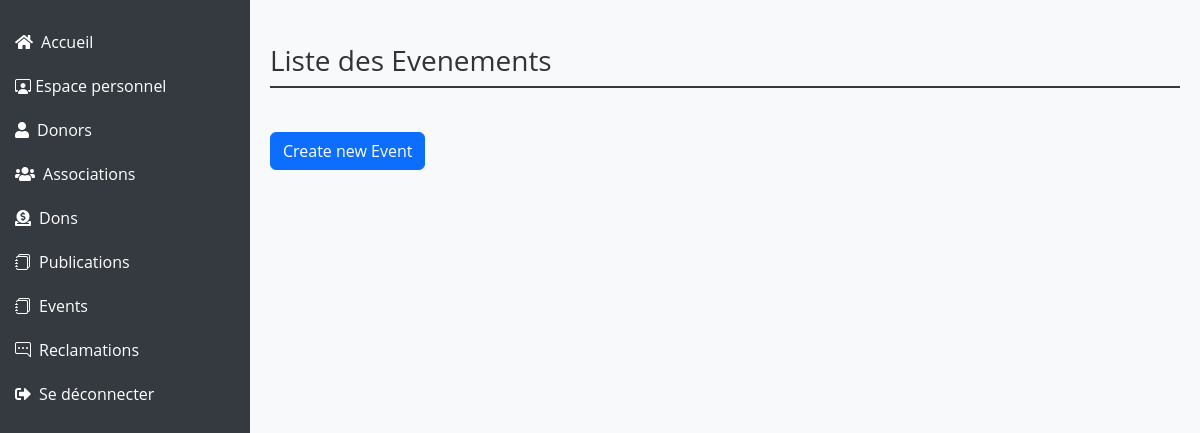
Page /events/events/ on the earlier database version.
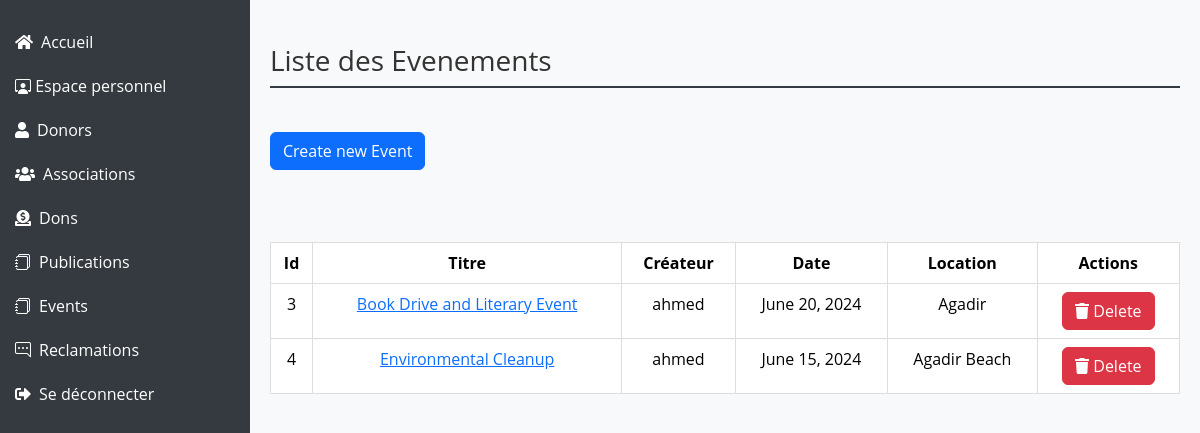
Same page on the later database version.
### events/models.py (models this page shows, shortened)
class Event(models.Model):
    user=models.ForeignKey(User,on_delete=models.CASCADE,null=True)
    title = models.CharField(max_length=200)
    description = models.TextField()
    date = models.DateField()
    time = models.TimeField()
    image=models.ImageField(upload_to='photos/%y/%m/%d', blank=True)
    location = models.CharField(max_length=255)
    created_at = models.DateTimeField(auto_now_add=True)
    max_attendees = models.PositiveIntegerField(default=0)  # Maximum number of attendees
    attendees = models.ManyToManyField(User, related_name='attended_events', blank=True)

### users/models.py (models this page shows, shortened)
class User(AbstractUser):
    is_association= models.BooleanField(default=True)
    is_donor = models.BooleanField(default=False)
    is_admin = models.BooleanField(default=False)
    groups = models.ManyToManyField(Group, related_name='user_groups')
    user_permissions = models.ManyToManyField(Permission, related_name='user_permissions')
    email_confirmed = models.BooleanField(default=False)
    confirmation_token = models.CharField(max_length=100, blank=True, null=True)

### events/views.py (the view)
# urls.py: path('events/', views.events, name='events'),
def events(request):
    events = Event.objects.all() # Retrieve all events from the database
    return render(request, 'events/events.html', {'events': events})

### templates/events/events.html (shortened to what this page needs)
{% load static %}
<!DOCTYPE html>
<html lang="en">
<head>
    <link href="https://cdn.jsdelivr.net/npm/bootstrap@5.3.2/dist/css/bootstrap.min.css" rel="stylesheet">
    <link href="https://cdnjs.cloudflare.com/ajax/libs/font-awesome/5.15.4/css/all.min.css" rel="stylesheet">
    <link href="https://cdn.jsdelivr.net/npm/bootstrap-icons/font/bootstrap-icons.css" rel="stylesheet">
</head>
<body>
<div class="sidebar">
    <ul class="nav flex-column">
        <li class="nav-item">
            <a class="nav-link text-white" href="/"><i class="fas fa-home me-2"></i>Accueil</a>
        </li>
        <li class="nav-item">
            <a class="nav-link text-white" href="{% url 'dashboardAdmin' %}"><i class="bi bi-person-workspace"></i></i> Espace personnel</a>
        </li>
        <li class="nav-item">
            <a class="nav-link text-white" href="{% url 'donors' %}"><i class="fas fa-user me-2"></i>Donors</a>
        </li>
        <li class="nav-item">
            <a class="nav-link text-white" href="{% url 'associations' %}"><i class="fas fa-users me-2"></i>Associations</a>
        </li>
        <li class="nav-item">
            <a class="nav-link text-white" href="{% url 'dons' %}"><i class="fas fa-donate me-2"></i>Dons</a>
        </li>
        <li class="nav-item">
            <a class="nav-link text-white" href="{% url 'publications' %}"><i class="bi bi-journals me-2"></i>Publications</a>
        </li>
        <li class="nav-item">
            <a class="nav-link text-white" href="{% url 'events' %}"><i class="bi bi-journals me-2"></i>Events</a>
        </li>
        <li class="nav-item">
            <a class="nav-link text-white" href="{% url 'reclamations' %}"><i class="bi bi-chat-right-dots me-2"></i>Reclamations</a>
        </li>
        <li class="nav-item">
            <a class="nav-link text-white" href="{% url 'logout' %}"><i class="fas fa-sign-out-alt me-2"></i>Se déconnecter</a>
        </li>
    </ul>
</div>
<div class="main-content">
    <h1 class="mt-4">Liste des Evenements</h1>
    <br>
    <a href="{% url 'create_event' %}" class="btn btn-primary">Create new Event</a>
    <br>
    <br>
    <br>
       {% if events %}
                <div class="table-reseonsive mt-4">
                    <table class="table table-bordered table-hover">
                        <thead class="thead-dark">
                            <tr>
                                <th style="text-align: center">Id</th>
                                <th style="text-align: center">Titre</th>
                                <th style="text-align: center">Créateur</th>
                                <th style="text-align: center">Date</th>
                                <th style="text-align: center">Location </th>
                                <th style="text-align: center">Actions</th>
                            </tr>
                        </thead>
                        <tbody>
                            {% for event in events %}
                            <tr>
                                <td style="text-align: center"> {{ event.id }}</td>
                                <td style="text-align: center">
                                    <a href="{% url 'detail_events' event.id %}">{{ event.title }}</a>
                                </td>
                                <td style="text-align: center"> {{ event.user.first_name}}</td>
                                <td style="text-align: center"> {{ event.date }}</td>
                                <td style="text-align: center"> {{ event.location }}</td>
                                <td style="text-align: center">
                                    <button class="btn btn-danger" onclick="confirmDelete({{ event.id }})"><i class="fas fa-trash"></i> Delete</button>
                                </td>
                            </tr>
                            {% endfor %}
                        </tbody>
                    </table>
                </div>
        {% endif %}
</body>
</html>

Differences in the rows shown:
added Event: id "3", title "Book Drive and Literary Event", user.first_name "ahmed", date "June 20, 2024", location "Agadir"
added Event: id "4", title "Environmental Cleanup", user.first_name "ahmed", date "June 15, 2024", location "Agadir Beach"
Other differences:
text now shown: "Id Titre Créateur Date Location Actions"
